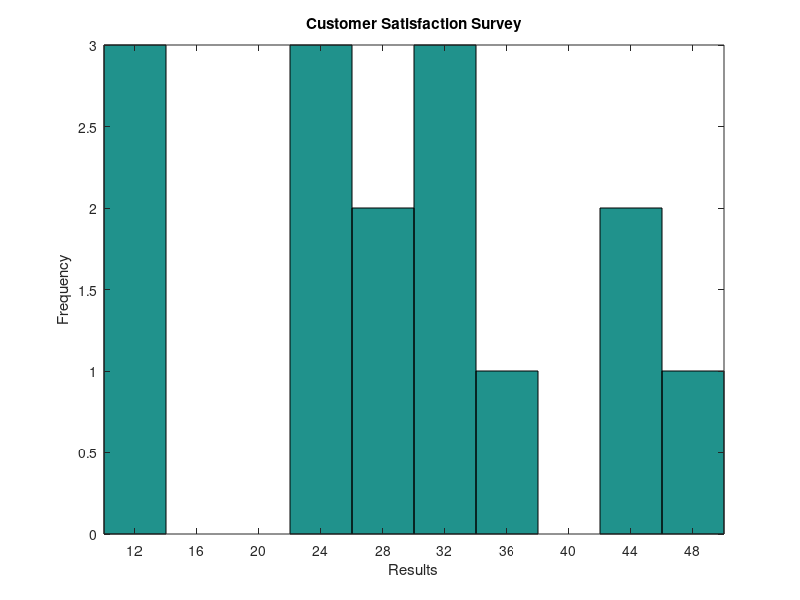

The MATLAB source for this figure: (Note: this script raises an error after producing the figure.)
clear;
clc;

%%%%%%%%%%%%%%%%%%%%%%%%%%%%%%%%% Histogram 

Vect1=[10,25,12,13,33,25,44,50,43,26,38,32,31,28,30];

hist(Vect1);

Vect2=[10,25,12,13,33,25,44,50,43,26,38,32,31,28,30,15,16,22,35,18];

h = hist(Vect2,12);
xlabel('Results')
ylabel('Frequency')
title('Customer Satisfaction Survey')
h.FaceColor = [0 0.5 0.5];


Vect3=[10,25,12,13,33,25,44,50,43,26,38,32,31,28,30,15,16,22,35,18];
nbin=10:10:50;

h = hist(Vect3,nbin);
xlabel('Results');
ylabel('Frequency');
title('Customer Satisfaction Survey');
h.FaceColor = [0 0.5 0.5];



